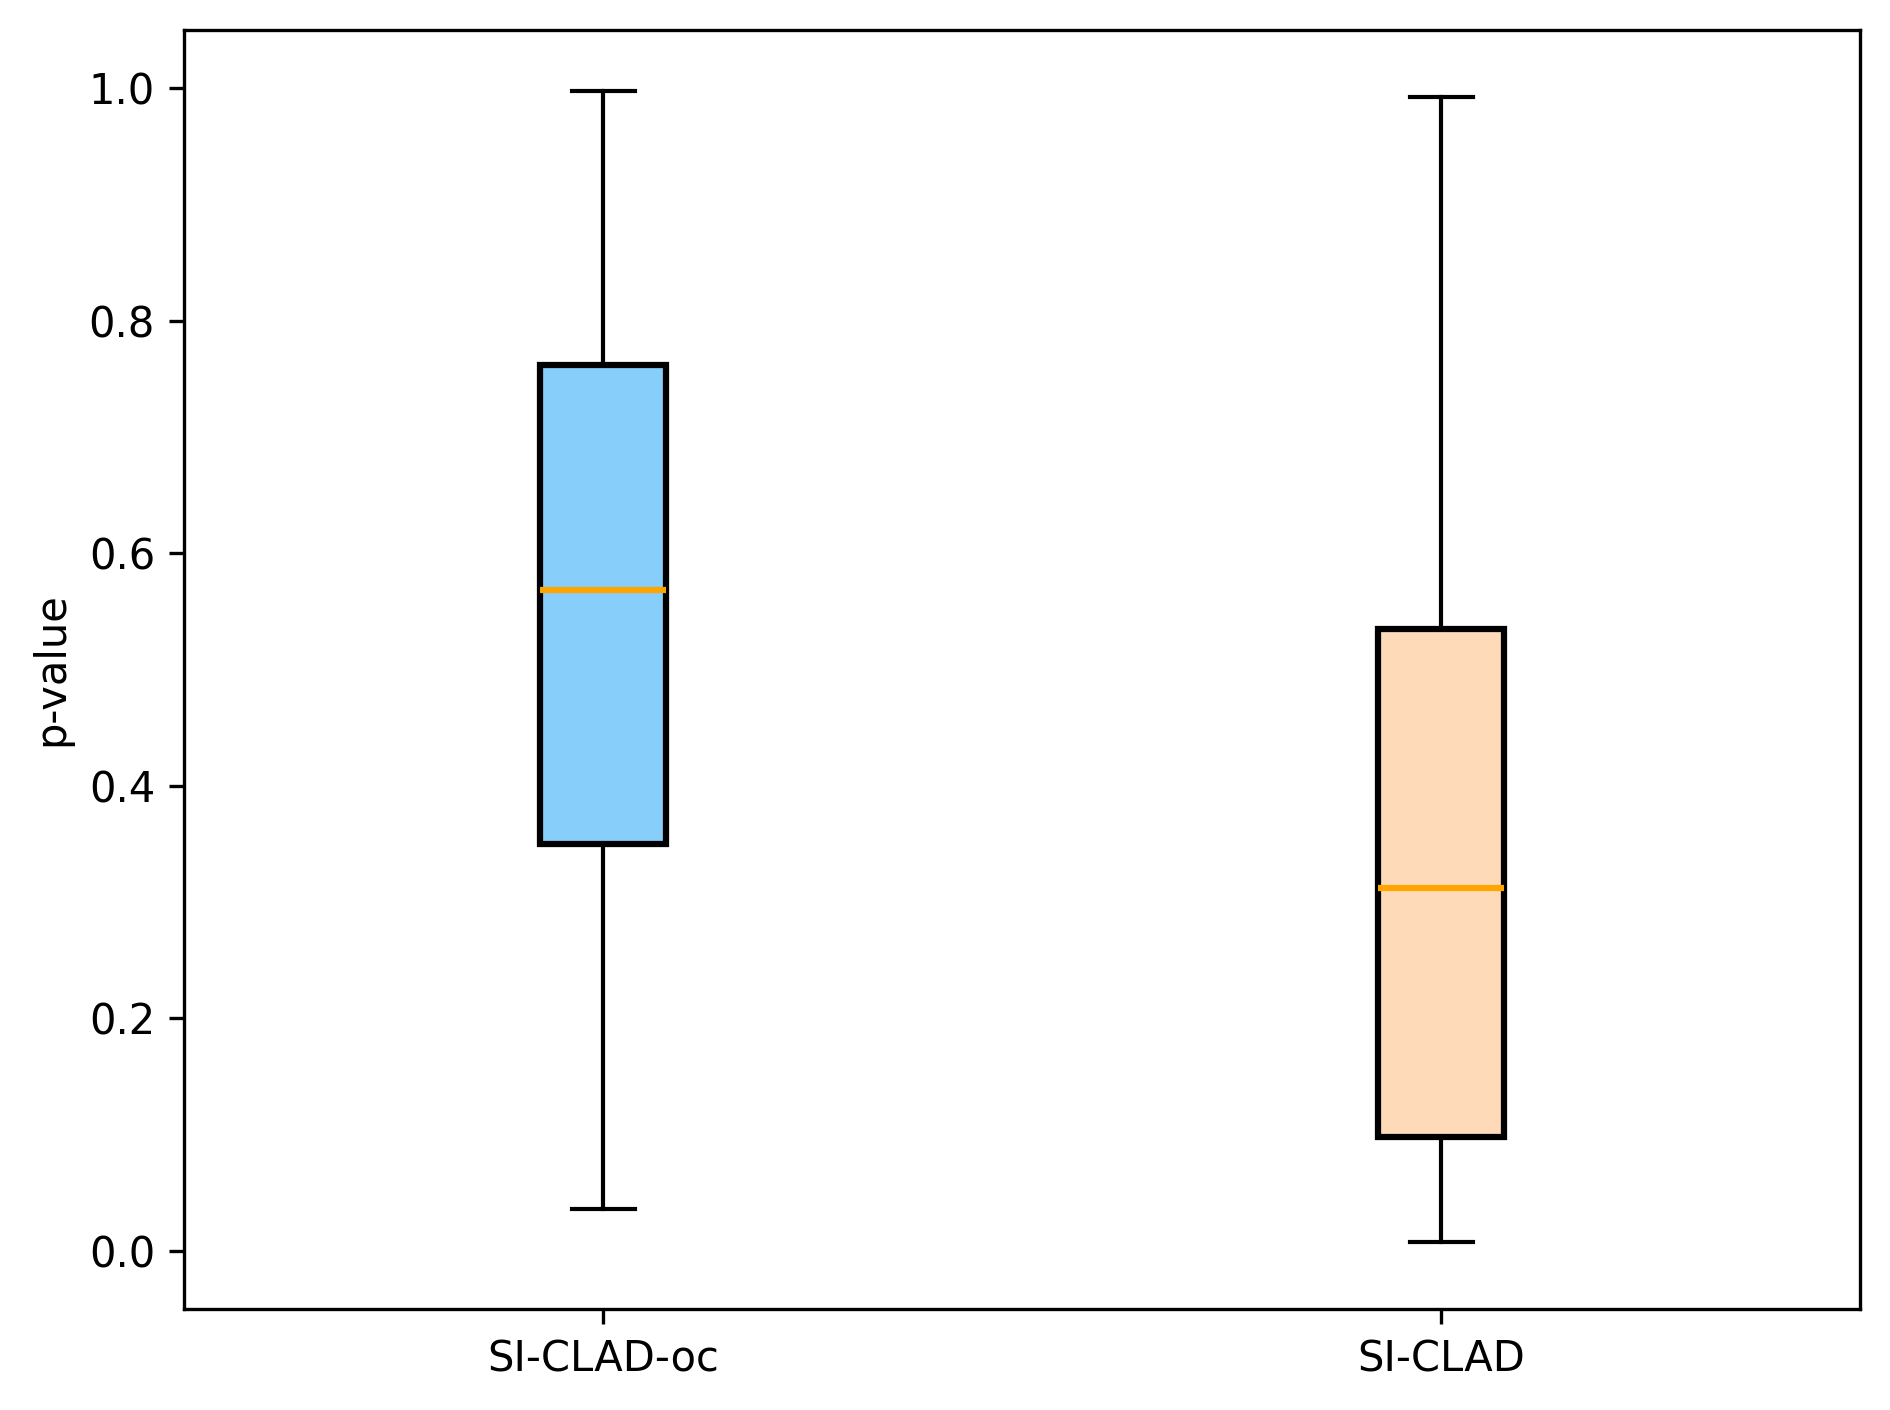

This chart was generated by the following Python code:

from ucimlrepo import fetch_ucirepo 
import pandas as pd
import sklearn
import numpy as np
from util import *
import matplotlib.pyplot as plt
import scipy.stats as stats
from sklearn.preprocessing import StandardScaler
from multiprocessing import Pool
from tqdm import tqdm
from parametric import run_parametric
from si_oc import run_sioc

# Fetch the dataset
heart_disease = fetch_ucirepo(id=45)

# data (as pandas dataframes)
data = heart_disease.data.original
data = data.dropna()
data = data.drop(['num'], axis='columns')
# Extract features and set up indices

# Scale the data
scaler = StandardScaler()
data_scaled = scaler.fit_transform(data)

# Define the wrapper function
def run_wrapper(args):
    minpts, eps, n, func = args
    # Randomly select a subset of data points and features
    subset_indices = np.random.choice(data_scaled.shape[0], size=n, replace=False)
    data_subset = data_scaled[subset_indices]

    return func(data_subset, minpts, eps)
if __name__ == '__main__':
    max_iteration = 300
    n = 200
    minpts = 26
    eps = 4
    
    list_parametric_pvalue = []
    list_sioc_pvalue = []
    args_parametric  = [(minpts, eps, n, run_parametric) for _ in range(max_iteration)]
    args_sioc  = [(minpts, eps, n, run_sioc) for _ in range(max_iteration)]

    
    filepathpara = r'C:\Users\phung\OneDrive\Desktop\Statistic Machine Learning\Parametric DBSCAN\Realdata\parametric.txt'
    filepathsioc = r'C:\Users\phung\OneDrive\Desktop\Statistic Machine Learning\Parametric DBSCAN\Realdata\sioc.txt'
    with open(filepathpara, 'a') as file:
        file.write(f'=======\nheartdisease, minpts = {minpts}, eps = {eps}, n = {n}\n')
    # Set up multiprocessing Pool and run computations in parallel
    with open(filepathsioc, 'a') as file:
        file.write(f'=======\nheartdisease, minpts = {minpts}, eps = {eps}, n = {n}\n')
    
    with Pool() as pool:
        # Use tqdm with imap_unordered for real-time progress tracking
       
        
        for selective_p_value in tqdm(pool.imap_unordered(run_wrapper, args_sioc), total=max_iteration):
            if selective_p_value is not None:
                list_sioc_pvalue.append(selective_p_value)
                if len(list_sioc_pvalue) == 120:
                    break
    with Pool() as pool:
        for selective_p_value in tqdm(pool.imap_unordered(run_wrapper, args_parametric), total=max_iteration):
            if selective_p_value is not None:
                list_parametric_pvalue.append(selective_p_value)
                if len(list_parametric_pvalue) == 120:
                    break
    # Boxplot with direct plt commands
    fig, ax = plt.subplots()

# Create the boxplot
    box = ax.boxplot(
        [list_sioc_pvalue, list_parametric_pvalue], 
        tick_labels=['SI-CLAD-oc', 'SI-CLAD'], 
        patch_artist=True,  # Enable box color fill
        boxprops=dict(linewidth=1.5),  # Box border width
        medianprops=dict(color='orange', linewidth=1.5),
        showfliers=False# Median line customization
    )

    # Set custom colors for the boxes
    colors = ['lightskyblue', 'peachpuff']
    for patch, color in zip(box['boxes'], colors):
        patch.set_facecolor(color)

    # Title and axis labels

    ax.set_ylabel('p-value')
    # Set the y-axis limits (range 0 - 1)
    ax.set_ylim(-0.05, 1.05)
    
    plt.tight_layout()

    # Display the plot
    plt.show()

   
